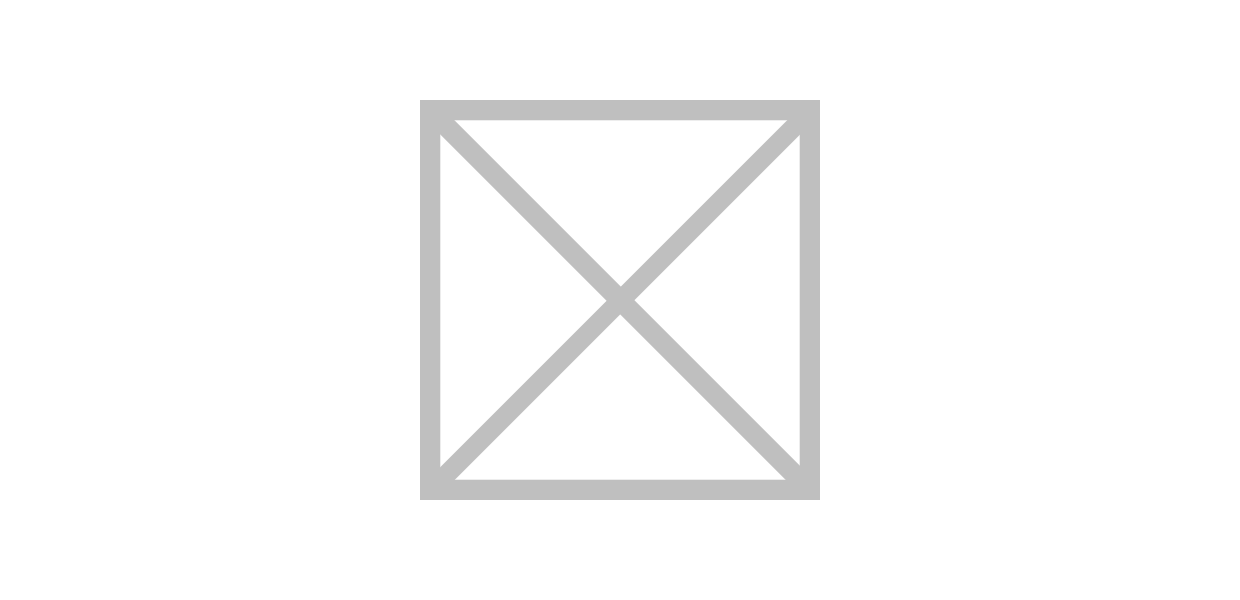
#> input picture DotNet/GenericWcfClient/TestApp/Assets/SplashScreen.scale-200.png, 1240 x 600 px
$ python jpegtorgb.py ../DotNet/GenericWcfClient/TestApp/Assets/SplashScreen.scale-200.png   (older library calls are emulated)
#> lines starting #> are read from the running program, lines starting #| are printed output that depends on the picture
import sys
from pathlib import Path
from PIL import Image

if len(sys.argv) != 2:
    print("ERROR! Add image path as (only) parameter.")
    sys.exit(0)

js = True
requiredSize = (16,16)

elementStart = "{" if not js else "["
elementEnd = "}" if not js else "]"
elementSeperator = ","

imagePath = Path(sys.argv[1])
if not imagePath.is_file():
    print("ERROR! path provided is not a file.")
    sys.exit(0)


im = Image.open(imagePath)
#> im is the input picture: PIL image 1240x600 RGBA; mean R, G, B, A 241, 241, 241, 17.1
if requiredSize != im.size:
    im = im.resize(requiredSize, Image.ANTIALIAS)
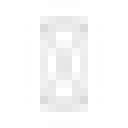
#> im: PIL image 16x16 RGBA (shown 8 times larger); mean R, G, B, A 68.6, 68.6, 68.6, 18.8; transparent parts drawn white
pix = im.load()

rowPixels = []
for x in range(im.size[0]):
    columnPixels = []
    for y in range(im.size[1]):
        pixel = pix[x, y]
        pixelString = elementStart + elementSeperator.join(map(lambda p: "{0:#0{1}x}".format(p,4), pixel)) + elementEnd
        columnPixels.append(pixelString)
    rowPixels.append(elementStart + elementSeperator.join(columnPixels) + elementEnd)
#> after the loop, rowPixels = 16 items

print( elementStart + "\n  " + (elementSeperator + "\n  ").join(rowPixels) + "\n" + elementEnd)
#> (printed output is left out)
